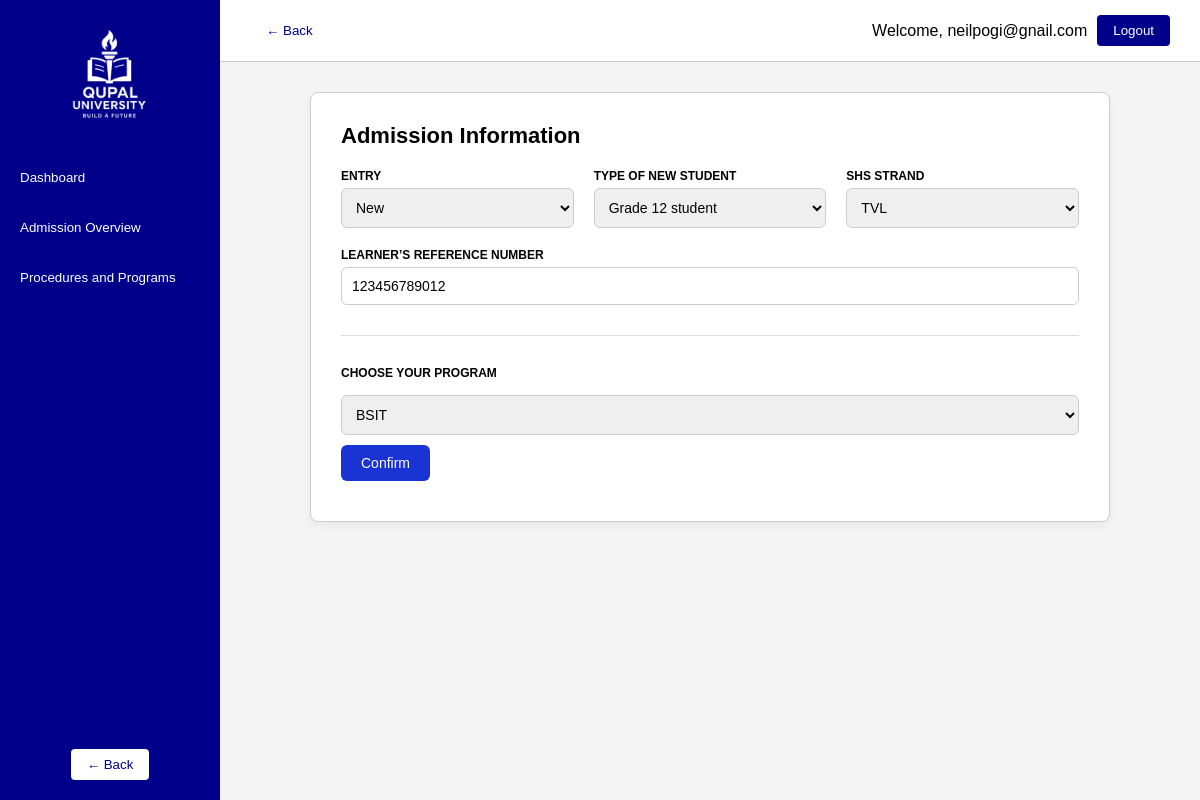
The page /userportal/admission_info.php (signed in) on the database its author committed.
### tables this page shows
CREATE TABLE `admission_info` (
  `ai_id` int(20) NOT NULL,
  `username` varchar(50) DEFAULT NULL,
  `entry` varchar(20) DEFAULT NULL,
  `type` varchar(50) DEFAULT NULL,
  `strand` varchar(50) DEFAULT NULL,
  `lrn` bigint(12) DEFAULT NULL,
  `program` varchar(50) DEFAULT NULL
);

### userportal/admission_info.php (the view, shortened to what this page needs)
<?php
include('..\php\connection.php');
$user = $_SESSION['user'];
$entry = $type = $strand = $lrn = $program = '';
$res = mysqli_query($conn, "SELECT * FROM admission_info WHERE username = '$user'");
if (mysqli_num_rows($res) > 0) {
    $row = mysqli_fetch_assoc($res);
    $entry = $row['entry'];
    $type = $row['type'];
    $strand = $row['strand'];
    $lrn = $row['lrn'];
    $program = $row['program'];
}
?>
<?php include('../php/userformheader.php'); ?>
        <div class="content">
            <div class="maincontainer">
                <div class="admission-form">
                <h2>Admission Information</h2>
                <form method="POST" action="">
                    <div class="form-group">
                        <div class="form-control">
                        <label for="entry">ENTRY</label>
                        <select name="entry" required>
                          <option value="New" <?php if($entry=='New') echo 'selected'; ?>>New</option>
                        </select>
                        </div>
                        <div class="form-control">
                            <label for="type">TYPE OF NEW STUDENT</label>
                            <select name="type" required>
                                <option value="Grade 12 student" <?php if($type == 'Grade 12 student') echo 'selected'; ?>>Grade 12 student</option>
                            </select>
                        </div>
                        <div class="form-control">
                            <label for="strand">SHS STRAND</label>
                            <select name="strand" required>
                                <option value="TVL" <?php if($strand == 'TVL') echo 'selected'; ?>>TVL</option>
                            </select>
                        </div>
                    </div>
                    <div class="form-group">
                      <div class="form-control" style="flex: 1;">
                          <label for="lrn">LEARNER’S REFERENCE NUMBER</label>
                          <input type="text" name="lrn" placeholder="Input Text Field" value="<?php echo htmlspecialchars($lrn); ?>" required>
                      </div>
                  </div>
                    <div class="divider"></div>
                    <div class="submit-section">
                        <label for="program">CHOOSE YOUR PROGRAM</label>
                        <select name="program" required>
                            <option value="BSIT" <?php if($program == 'BSIT') echo 'selected'; ?>>BSIT</option>
                        </select>
                        <button type="submit" name="submit" class="confirm-btn">Confirm</button>
                    </div>
                </form>
            </div>
        </div>
    </div>
  </div>
</body>
</html>

### css/user_form.css (style rules this page uses)
* { box-sizing: border-box; margin: 0; padding: 0; }
body { font-family: Arial, sans-serif; height: 100vh; margin: 0; display: flex; overflow: hidden; }
.content { flex: 1; padding: 30px; overflow-y: auto; }
.admission-form { width: 100%; max-width: 800px; background: #fff; border: 1px solid #ccc; border-radius: 8px; padding: 30px; margin: auto; box-shadow: 0 4px 12px rgba(0, 0, 0, 0.05); }
.admission-form h2 { font-size: 22px; margin-bottom: 20px; }
.form-group { display: flex; flex-wrap: wrap; gap: 20px; margin-bottom: 20px; }
.form-control { flex: 1; min-width: 220px; display: flex; flex-direction: column; }
label { font-size: 12px; margin-bottom: 5px; font-weight: bold; }
select, input { padding: 10px; font-size: 14px; border: 1px solid #ccc; border-radius: 6px; }
.divider { border-top: 1px solid #ddd; margin: 30px 0; }
.submit-section { display: flex; flex-direction: column; gap: 10px; }
.submit-section select { width: 100%; }
button.confirm-btn { background-color: #1a33d5; color: white; padding: 10px 20px; font-size: 14px; border: none; border-radius: 6px; cursor: pointer; width: fit-content; }

### rows shown on the page
admission_info: entry "New", type "Grade 12 student", strand "TVL", lrn "123456789012", program "BSIT"

### other values the page prints
$_SESSION['user'] "neilpogi@gnail.com"
